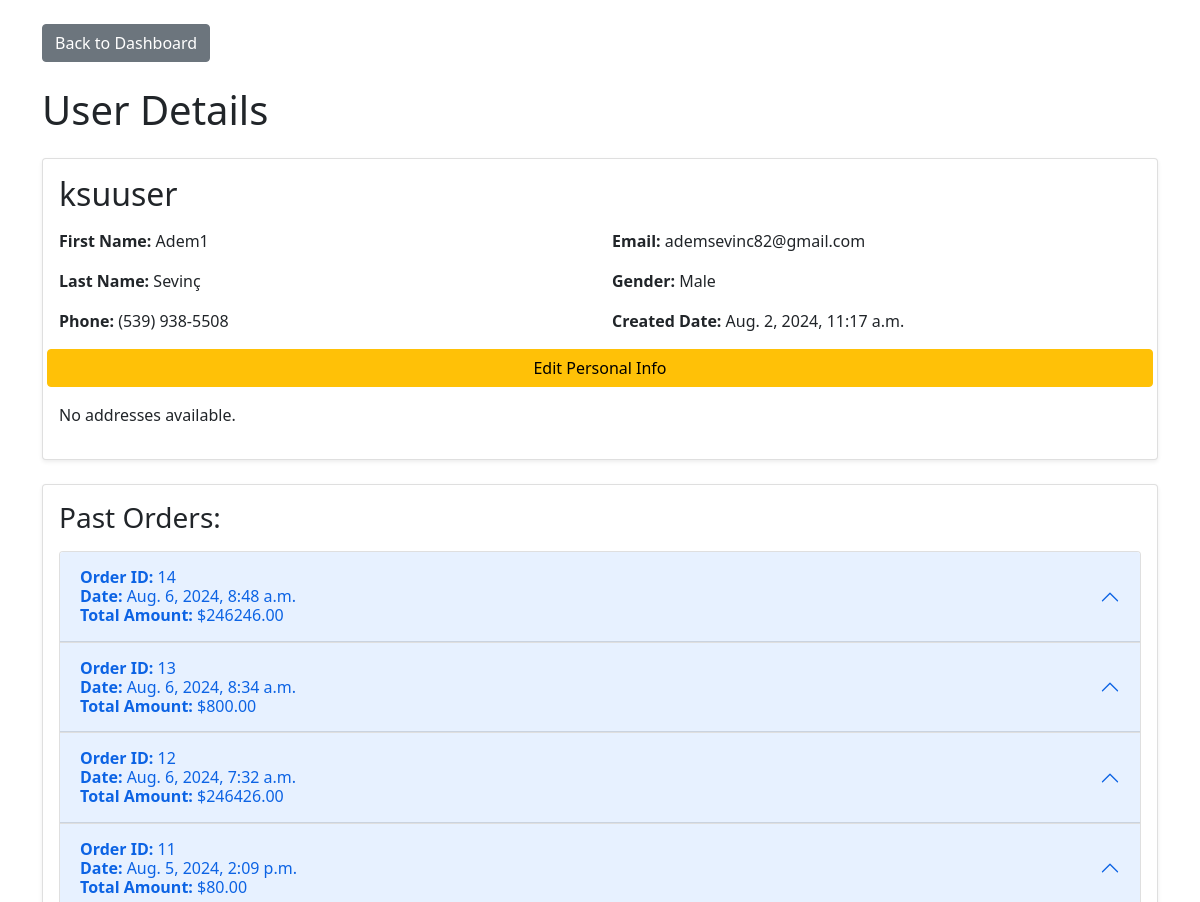
Before: /user/1/ (signed in, upper part) with the older database file.
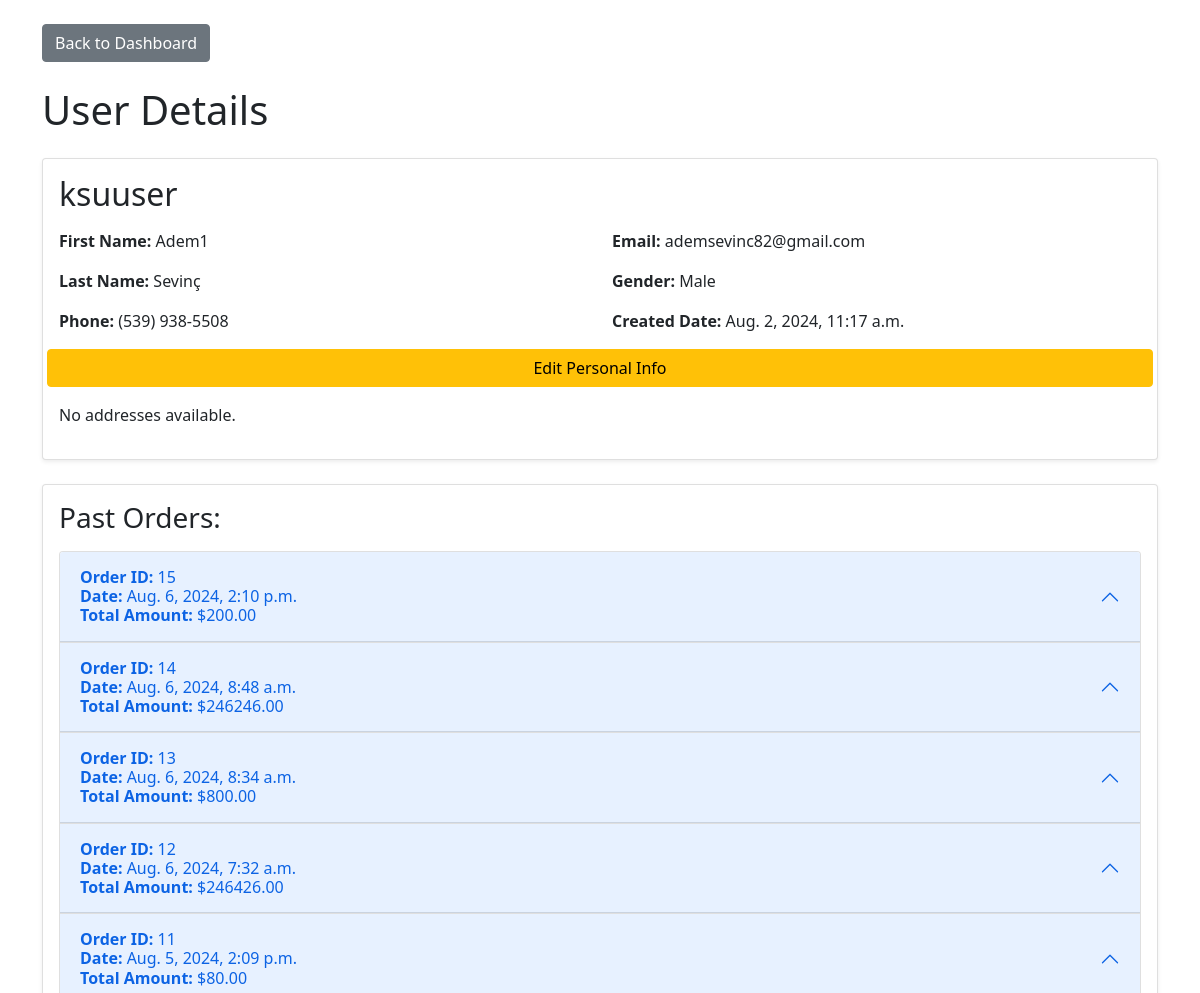
After: the same page with the newer database file.
### waterproject/models.py (models this page shows, shortened)
class Order(models.Model):
    STATUS_CHOICES = [
        ('completed', 'Completed'),
        ('pending', 'Pending'),
    ]
    user = models.ForeignKey(User, on_delete=models.CASCADE)
    total_price = models.DecimalField(max_digits=10, decimal_places=2)
    created_at = models.DateTimeField(default=timezone.now)
    order_number = models.PositiveIntegerField(null=True, blank=True)
    status = models.CharField(max_length=10, choices=STATUS_CHOICES, default='pending')

### waterproject/views.py (the view)
    def _wrapped_view(request, *args, **kwargs):
        if request.user.is_staff or request.user.is_superuser:
            return view_func(request, *args, **kwargs)
        else:
            return HttpResponseForbidden("You do not have permission to access this page.")

### waterproject/views.py (called while the page is built)
def staff_or_admin_required(view_func):
    def _wrapped_view(request, *args, **kwargs):
        if request.user.is_staff or request.user.is_superuser:
            return view_func(request, *args, **kwargs)
        else:
            return HttpResponseForbidden("You do not have permission to access this page.")
    return _wrapped_view

@staff_or_admin_required
def user_detail(request, user_id):
    user = get_object_or_404(User, id=user_id)
    personal_info = get_object_or_404(PersonalInfo, user=user)
    address = Address.objects.filter(user=user)
    orders = Order.objects.filter(user=user).order_by('-created_at')
    user_role = 'superuser' if request.user.is_superuser else 'staff'
    return render(request, 'user_detail.html', {
        'user': user,
        'personal_info': personal_info,
        'orders': orders,
        'address': address,
        'user_role': user_role
    })

### waterproject/templates/user_detail.html (shortened to what the changed rows need)
{% load static %}
<link href="https://cdn.jsdelivr.net/npm/bootstrap@5.0.2/dist/css/bootstrap.min.css" rel="stylesheet"
>
<div class="container mt-4">
    <h1 class="mb-4">User Details</h1>
    <div class="card mb-4 shadow-sm">
        <div class="card-body">
            <h2 class="card-title mb-3">{{ user.username }}</h2>
        </div>
    </div>
    <div class="card mb-4 shadow-sm">
        <div class="card-body">
            {% if orders %}
                <div class="accordion" id="ordersAccordion">
                    {% for order in orders %}
                        <div class="accordion-item">
                            <h2 class="accordion-header" id="heading{{ order.id }}">
                                <button class="accordion-button" type="button" data-bs-toggle="collapse"
                                        data-bs-target="#collapse{{ order.id }}" aria-expanded="true"
                                        aria-controls="collapse{{ order.id }}">
                                    <div class="d-flex justify-content-between w-100">
                                        <div>
                                            <p class="mb-0"><strong>Order ID:</strong> {{ order.order_number }}</p>
                                            <p class="mb-0"><strong>Date:</strong> {{ order.created_at }}</p>
                                            <p class="mb-0"><strong>Total Amount:</strong> ${{ order.total_price }}</p>
                                        </div>
                                    </div>
                                </button>
                            </h2>
                        </div>
                    {% endfor %}
                </div>
            {% else %}
                <p>No orders found.</p>
            {% endif %}
        </div>
    </div>
</div>

Changed rows visible on the page:
added Order: order_number "15", created_at "Aug. 6, 2024, 2:10 p.m.", total_price "200.00"
